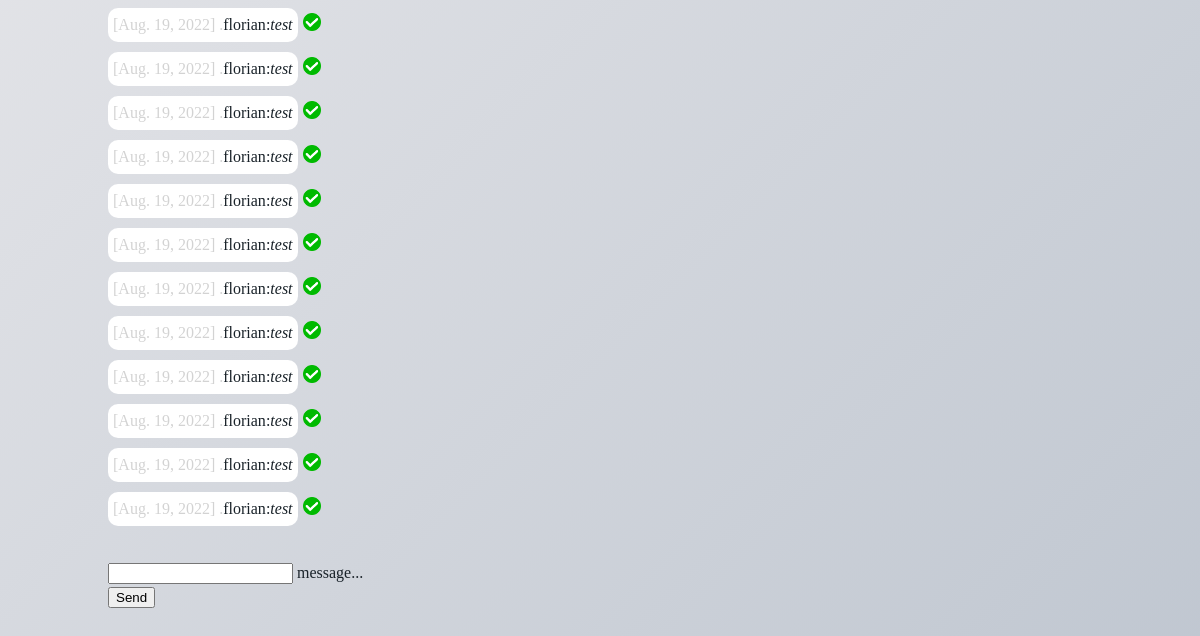
The app's page /chat/ (signed in, lower part), older data.
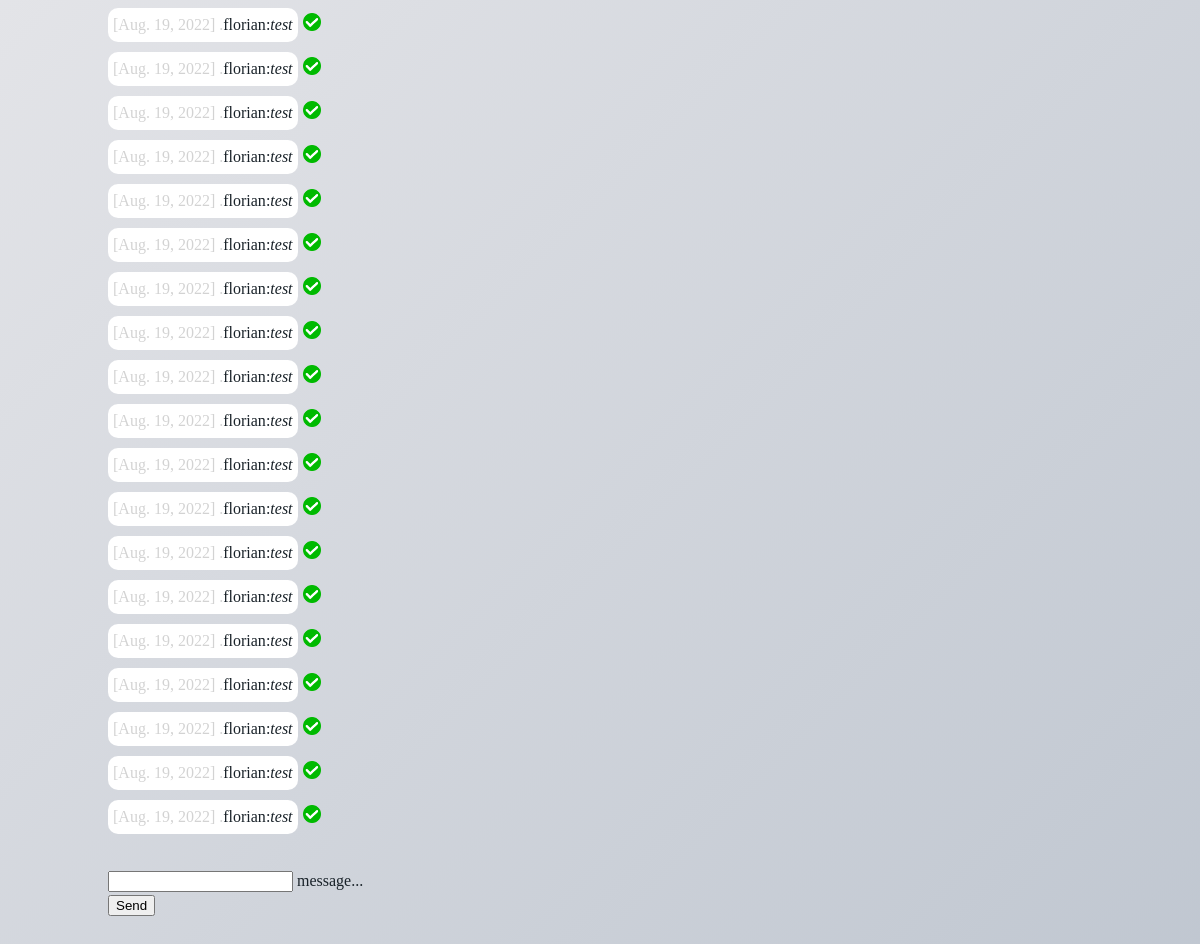
The same page, newer data.
### chat/models.py (models this page shows)
class Message(models.Model):
    text = models.CharField(max_length=500)
    chreated_at = models.DateField(default=date.today)
    chat = models.ForeignKey(Chat, on_delete=models.CASCADE, related_name='chat_message_set', default=None, blank=True, null=True) # Die letzten 3: Standartwert ist nichts, wir dürfen nichts reingeben und die Datenbank akzeptiert nichts.
    author = models.ForeignKey(settings.AUTH_USER_MODEL, on_delete=models.CASCADE, related_name='author_message_set')
    receiver = models.ForeignKey(settings.AUTH_USER_MODEL, on_delete=models.CASCADE, related_name='receiver_message_set')

### chat/views.py (the view)
# urls.py: path('chat/', index),
@login_required(login_url='/login/')
def index(request):
    if request.method == 'POST':
        myChat = Chat.objects.get(id=1)
        new_message = Message.objects.create(text=request.POST['textmessage'], chat = myChat, author = request.user, receiver = request.user)
        serializers_obj = serializers.serialize('json', [new_message])
        return JsonResponse(serializers_obj[1:-1], safe=False)
    chatMessages = Message.objects.filter(chat__id=1)
    return render(request, 'chat/index.html', {'messages': chatMessages})

### chat/templates/chat/index.html (shortened to what this page needs)
{% extends "base.html" %}
{% block content %}
{% if request.user.is_authenticated %}
<div id="messageContainer">
    {% for message in messages %}
    <div class="box">
        <div class="message-bubble">
            <span style="color: lightgray">[{{message.chreated_at}}]     .</span> {{message.author}}: <i>{{ message.text }}</i>
        </div>
        <div>
            <img src="/static/img/check(1).png">
        </div>
    </div>
    {% endfor %}
</div>
<form onsubmit="sendMessage(); return false;" method="post" style="margin-top: 30px;">
    <div class="mdl-textfield mdl-js-textfield mdl-textfield--floating-label">
        <input required name="textmessage" class="mdl-textfield__input" type="text" id="messageField">
        <label class="mdl-textfield__label" for="messageField">message...</label>
    </div>
    <button onclick="clear()"
        class="mdl-button mdl-js-button mdl-button--raised mdl-js-ripple-effect mdl-button--accent">
        Send
    </button>
</form>
{% else %}
<h2>Nicht eingeloggt</h2>
<p>Bitte logge dich <a href="/login/">hier</a> ein.</p>
{% endif %}
{% endblock %}

Row changes from the older to the newer data that the page shows:
added Message: chreated_at "Aug. 19, 2022", author "florian", text "test"
added Message: chreated_at "Aug. 19, 2022", author "florian", text "test"
added Message: chreated_at "Aug. 19, 2022", author "florian", text "test"
added Message: chreated_at "Aug. 19, 2022", author "florian", text "test"
added Message: chreated_at "Aug. 19, 2022", author "florian", text "test"
added Message: chreated_at "Aug. 19, 2022", author "florian", text "test"
added Message: chreated_at "Aug. 19, 2022", author "florian", text "test"
